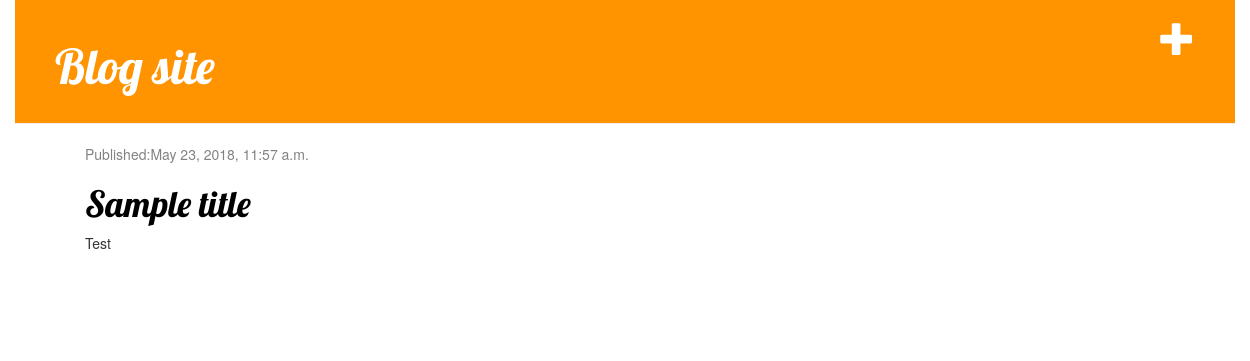
Before: / with the older database file.
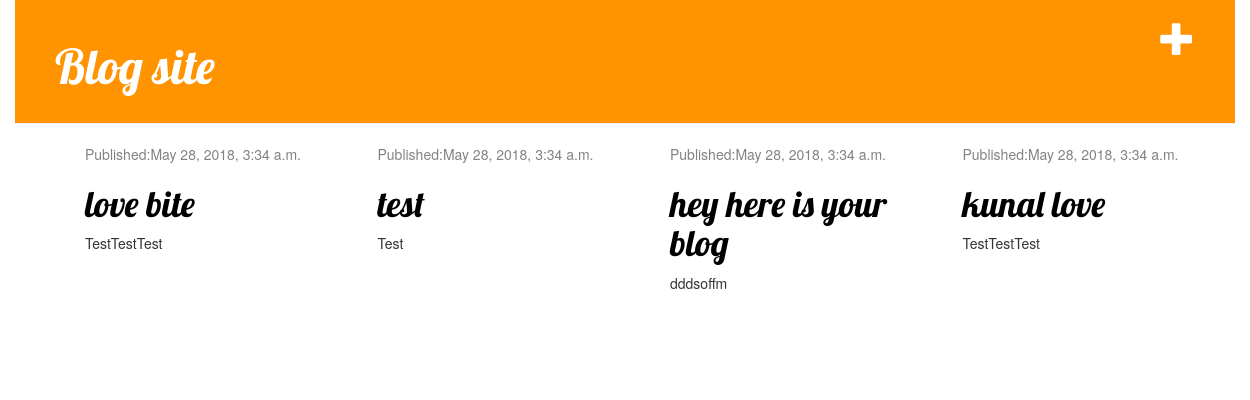
After: the same page with the newer database file.
### blog/models.py (models this page shows, shortened)
class Post(models.Model):
    author = models.ForeignKey('auth.User', on_delete=models.CASCADE)
    title = models.CharField(max_length=200)
    text = models.TextField()
    created_date = models.DateTimeField(
            default=timezone.now)
    published_date = models.DateTimeField(
            blank=True, null=True)

### blog/views.py (the view)
# urls.py: url(r'^$', views.post_list, name='post_list'),
def post_list(request):
    posts=Post.objects.filter(published_date__lte=timezone.now()).order_by('published_date')
    return render(request, 'blog/post_list.html', {'posts':posts})

### blog/templates/blog/post_list.html
{%extends 'blog/base.html'%}
{%block content%}
  {%for post in posts%}
  <div class="container">
    <div class="row">
        <div class="post col-md-4 col-lg-3 col-sm-3">
          <div class="date">
              <p>Published:{{post.published_date}}</p>
          </div>
        <h1><a href="{% url 'post_detail' pk=post.pk%}">{{post.title}}</a></h1>
        <p >{{post.text|linebreaksbr}}</p>
      </div>
  {%endfor%}
{%endblock%}

### blog/templates/blog/base.html (shortened to what this page needs)
{% load staticfiles %}
<html>
  <head>
    <link rel="stylesheet" href="//maxcdn.bootstrapcdn.com/bootstrap/3.2.0/css/bootstrap.min.css">
    <link rel="stylesheet" href="//maxcdn.bootstrapcdn.com/bootstrap/3.2.0/css/bootstrap-theme.min.css">
    <link rel="stylesheet" href="{%static 'css/blog.css'%}">
  </head>
  <body>
    <div class="page-header">
      <a href="{%url 'post_new'%}" class="top-menu"><span class="glyphicon glyphicon-plus"></span></a>
      <h1><a href="/">Blog site</a></h1>
    </div>
    <div class="content container">
      <div class="row">
        <div class="col-md-8">
          {% block content %}
              {% endblock %}
      </div>
    </div>
  </div>
  </body>
</html>

### blog/static/css/blog.css (style rules this page uses)
body { padding-left: 15px; padding-right: 15px;; }
.page-header { background-color: #ff9400; margin-top: 0; padding: 20px 20px 20px 40px; }
.page-header h1, .page-header h1 a, .page-header h1 a:visited, .page-header h1 a:active { color: #ffffff; font-size: 36pt; text-decoration: none; }
.content { margin-left: 40px; }
h1, h2, h3, h4 { font-family: 'Lobster', cursive; }
.date { color: #828282; }
.top-menu, .top-menu:hover, .top-menu:visited { color: #ffffff; float: right; font-size: 26pt; margin-right: 20px; }
.post { margin-bottom: 70px; }
.post h1 a, .post h1 a:visited { color: #000000; }

Changed rows visible on the page:
changed Post: published_date "May 23, 2018, 11:57 a.m." → "May 28, 2018, 3:34 a.m."; title "Sample title" → "love bite"; text "Test" → "TestTestTest"
now on this page (row edited): Post: published_date "May 28, 2018, 3:34 a.m.", title "test", text "Test"
added Post: published_date "May 28, 2018, 3:34 a.m.", title "hey here is your blog", text "dddsoffm"
now on this page (row edited): Post: published_date "May 28, 2018, 3:34 a.m.", title "kunal love", text "TestTestTest"
